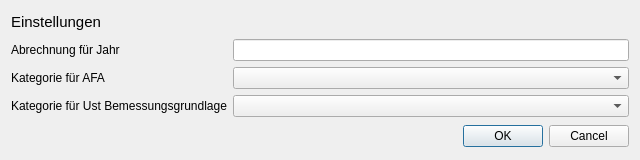
<?xml version="1.0" encoding="UTF-8"?>
<ui version="4.0">
 <class>SettingsWindow</class>
 <widget class="QDialog" name="SettingsWindow">
  <property name="geometry">
   <rect>
    <x>0</x>
    <y>0</y>
    <width>640</width>
    <height>160</height>
   </rect>
  </property>
  <property name="windowTitle">
   <string>Dialog</string>
  </property>
  <layout class="QVBoxLayout" name="verticalLayout">
   <item>
    <widget class="QLabel" name="label">
     <property name="sizePolicy">
      <sizepolicy hsizetype="Maximum" vsizetype="Maximum">
       <horstretch>0</horstretch>
       <verstretch>0</verstretch>
      </sizepolicy>
     </property>
     <property name="font">
      <font>
       <pointsize>11</pointsize>
      </font>
     </property>
     <property name="text">
      <string>Einstellungen</string>
     </property>
    </widget>
   </item>
   <item>
    <layout class="QGridLayout" name="gridLayout">
     <item row="1" column="1">
      <widget class="QComboBox" name="categories"/>
     </item>
     <item row="0" column="1">
      <widget class="QLineEdit" name="year"/>
     </item>
     <item row="0" column="0">
      <widget class="QLabel" name="label_2">
       <property name="text">
        <string>Abrechnung für Jahr</string>
       </property>
      </widget>
     </item>
     <item row="1" column="0">
      <widget class="QLabel" name="label_3">
       <property name="text">
        <string>Kategorie für AFA</string>
       </property>
      </widget>
     </item>
     <item row="2" column="0">
      <widget class="QLabel" name="label_4">
       <property name="text">
        <string>Kategorie für Ust Bemessungsgrundlage</string>
       </property>
      </widget>
     </item>
     <item row="2" column="1">
      <widget class="QComboBox" name="categories2"/>
     </item>
    </layout>
   </item>
   <item>
    <widget class="QDialogButtonBox" name="buttonBox">
     <property name="orientation">
      <enum>Qt::Horizontal</enum>
     </property>
     <property name="standardButtons">
      <set>QDialogButtonBox::Cancel|QDialogButtonBox::Ok</set>
     </property>
    </widget>
   </item>
  </layout>
 </widget>
 <resources/>
 <connections>
  <connection>
   <sender>buttonBox</sender>
   <signal>accepted()</signal>
   <receiver>SettingsWindow</receiver>
   <slot>accept()</slot>
   <hints>
    <hint type="sourcelabel">
     <x>248</x>
     <y>254</y>
    </hint>
    <hint type="destinationlabel">
     <x>157</x>
     <y>274</y>
    </hint>
   </hints>
  </connection>
  <connection>
   <sender>buttonBox</sender>
   <signal>rejected()</signal>
   <receiver>SettingsWindow</receiver>
   <slot>reject()</slot>
   <hints>
    <hint type="sourcelabel">
     <x>316</x>
     <y>260</y>
    </hint>
    <hint type="destinationlabel">
     <x>286</x>
     <y>274</y>
    </hint>
   </hints>
  </connection>
 </connections>
</ui>
